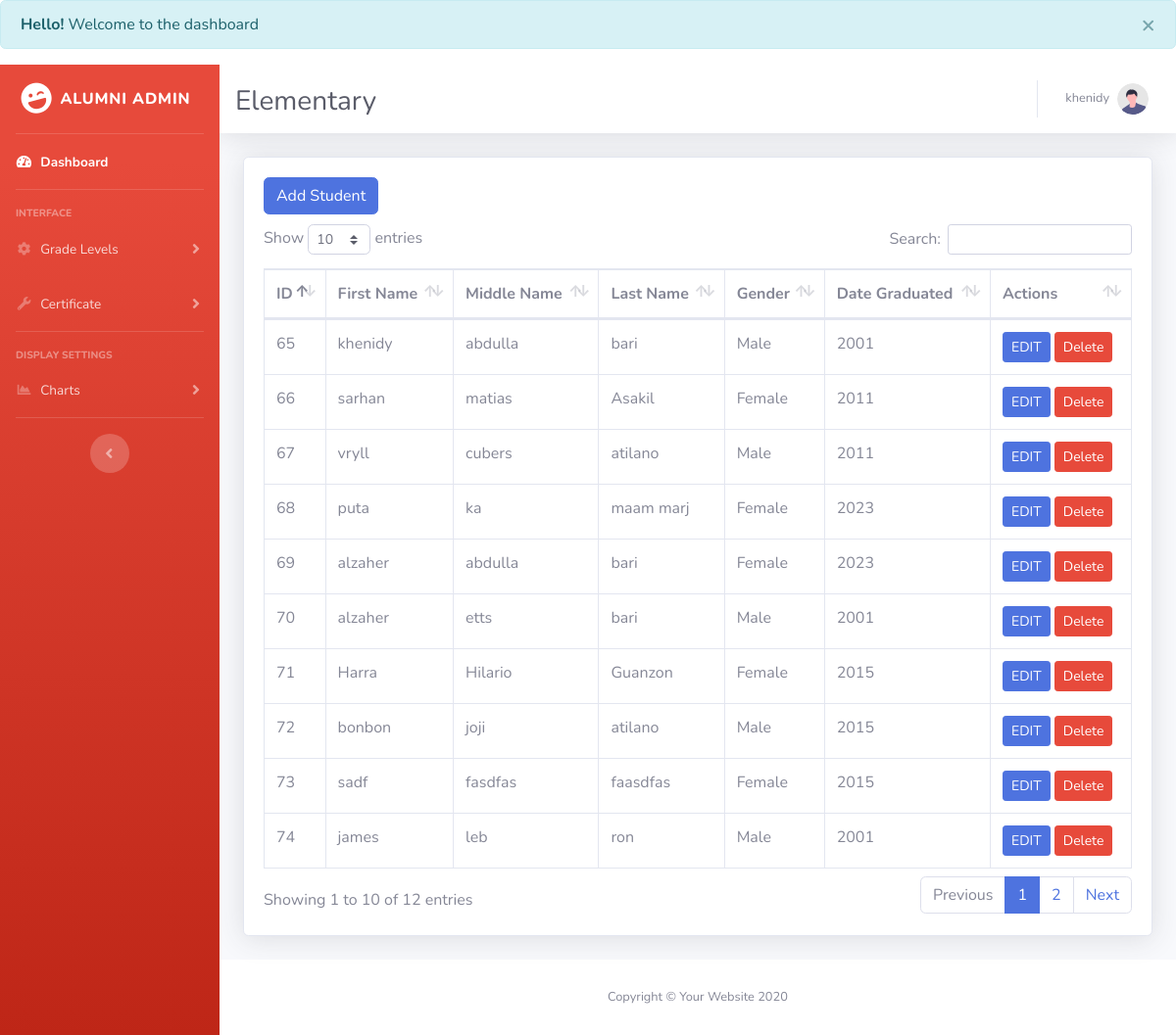
/board/elem.php (signed in), run on the app's committed database.
### tables this page shows
CREATE TABLE `elementary` (
  `id` int(11) NOT NULL,
  `name` varchar(225) NOT NULL,
  `middle` varchar(225) NOT NULL,
  `last` varchar(225) NOT NULL,
  `gender` varchar(225) NOT NULL,
  `dategraduated` int(11) NOT NULL
);

### board/elem.php (the view, shortened to what this page needs)
<!DOCTYPE html>
<html lang="en">
<link rel="stylesheet" href="https://cdn.jsdelivr.net/npm/bootstrap@4.0.0/dist/css/bootstrap.min.css">
<head>
    <?php
    include('message.php');
    ?>
    <link href="vendor/fontawesome-free/css/all.min.css" rel="stylesheet" type="text/css">
    <link href="css/sb-admin-2.min.css" rel="stylesheet">
    <link href="vendor/datatables/dataTables.bootstrap4.min.css" rel="stylesheet">
</head>
<body id="page-top">
    <div id="wrapper">
        <ul class="navbar-nav bg-gradient-danger sidebar sidebar-dark accordion" id="accordionSidebar">
            <a class="sidebar-brand d-flex align-items-center justify-content-center" href="index.html">
                <div class="sidebar-brand-icon rotate-n-15">
                    <i class="fas fa-laugh-wink"></i>
                </div>
                <div class="sidebar-brand-text mx-2"> Alumni Admin</div>
            </a>
            <hr class="sidebar-divider my-0">
            <li class="nav-item active">
                <a class="nav-link" href="index.php">
                    <i class="fas fa-fw fa-tachometer-alt"></i>
                    <span>Dashboard</span></a>
            </li>
            <hr class="sidebar-divider">
            <div class="sidebar-heading">
                Interface
            </div>
            <li class="nav-item">
                <a class="nav-link collapsed" href="#" data-toggle="collapse" data-target="#collapseTwo"
                    aria-expanded="true" aria-controls="collapseTwo">
                    <i class="fas fa-fw fa-cog"></i>
                    <span>Grade Levels</span>
                </a>
            </li>
            <li class="nav-item">
                <a class="nav-link collapsed" href="#" data-toggle="collapse" data-target="#collapseUtilities"
                    aria-expanded="true" aria-controls="collapseUtilities">
                    <i class="fas fa-fw fa-wrench"></i>
                    <span>Certificate</span>
                </a>
            </li>
            <hr class="sidebar-divider">
            <div class="sidebar-heading">
                Display Settings
            </div>
            <li class="nav-item">
                <a class="nav-link collapsed" href="#" data-toggle="collapse" data-target="#collapsechart"
                    aria-expanded="true" aria-controls="collapsechart">
                    <i class="fas fa-fw fa-chart-area"></i>
                    <span>Charts</span>
                </a>
            </li>
            <hr class="sidebar-divider d-none d-md-block">
<div class="text-center d-none d-md-inline">
    <button class="rounded-circle border-0" id="sidebarToggle"></button>
</div>
</ul>
        <div id="content-wrapper" class="d-flex flex-column">
            <div id="content">
                <nav class="navbar navbar-expand navbar-light bg-white topbar mb-4 static-top shadow">
                      <div class="d-sm-flex align-items-center justify-content-between mb-4" style = "padding-top: 30px;">
                        <h1 class="h3 mb-0 text-gray-800">Elementary</h1>
                    </div>
                    <ul class="navbar-nav ml-auto">
                        <?php if(isset($_SESSION['auth_user'])) : ?>
                        <li class="nav-item dropdown no-arrow">
                            <a class="nav-link dropdown-toggle" href="#" id="userDropdown" role="button"
                                data-toggle="dropdown" aria-haspopup="true" aria-expanded="false">
                                <span class="mr-2 d-none d-lg-inline text-gray-600 small"><?= $_SESSION['auth_user']['user_name']?></span>
                                <img class="img-profile rounded-circle"
                                    src="img/undraw_profile.svg">
                            </a>
                        </li>
                        <?php endif; ?>
                    </ul>
                </nav>
                <div class="container-fluid">
                    <?php
                    include('message.php');
                    ?>
                    <div class="card shadow mb-4">
                        <div class="card-body">
                            <div class="table-responsive">
                                <table class="table table-bordered" id="dataTable" width="100%" cellspacing="0">
                                <thead>
                  <tr>
                  <th>ID</th>
                  <th>First Name</th>
                  <th>Middle Name</th>
                  <th>Last Name</th>
                  <th>Gender</th>
                  <th>Date Graduated</th>
                   <th>Actions</th>
                   </tr>
                   </thead>
                   <a type="button" class="btn btn-primary" href="test.php">Add Student </a>
<div style="padding-top: 10px;">
</div>
      <?php
$servername = "localhost";
$username = "root";
$password = "";
$dbname = "alumni";
$conn = mysqli_connect($servername, $username, $password, $dbname);
					$sql = "SELECT * FROM elementary WHERE id = id";
          $result = $conn->query($sql);
          while($row= $result->fetch_assoc()){
            echo "
                    <tr>
                    <td>  $row[id] </td>
                     <td>  $row[name]  </td>
                      <td>  $row[middle]  </td>
                      <td>  $row[last]  </td>
                      <td>  $row[gender]  </td>
                      <td>  $row[dategraduated]  </td>
                       <td>
                       <div>
                       <button type='button' class='btn btn-primary btn-sm editbtn' data-toggle='modal'
                         data-target='#exampleModalCenter' data-id=' $row[id]' data-name=' $row[name] '
                         data-middle=' $row[middle] '
                         data-last=' $row[last] '
                         data-gender=' $row[gender] '>
                         EDIT
                       </button>
                       <form action='elemcode.php' method='POST' class = 'd-inline'>
                      <button type='submit' name='delete' value='$row[id]' class='btn btn-danger btn-sm'>Delete</button>
                      </form>
                          </div>
                      </td>
                       </tr>
                    ";
          }
          ?>
			  </table>
			  </body>
            <footer class="sticky-footer bg-white">
                <div class="container my-auto">
                    <div class="copyright text-center my-auto">
                        <span>Copyright &copy; Your Website 2020</span>
                    </div>
                </div>
            </footer>
</body>
</html>

### data on the page
elementary: id "65", name "khenidy", middle "abdulla", last "bari", gender "Male", dategraduated "2001"
elementary: id "66", name "sarhan", middle "matias", last "Asakil", gender "Female", dategraduated "2011"
elementary: id "67", name "vryll", middle "cubers", last "atilano", gender "Male", dategraduated "2011"
elementary: id "68", name "puta", middle "ka", last "maam marj", gender "Female", dategraduated "2023"
elementary: id "69", name "alzaher", middle "abdulla", last "bari", gender "Female", dategraduated "2023"
elementary: id "70", name "alzaher", middle "etts", last "bari", gender "Male", dategraduated "2001"
elementary: id "71", name "Harra", middle "Hilario", last "Guanzon", gender "Female", dategraduated "2015"
elementary: id "72", name "bonbon", middle "joji", last "atilano", gender "Male", dategraduated "2015"
elementary: id "73", name "sadf", middle "fasdfas", last "faasdfas", gender "Female", dategraduated "2015"
elementary: id "74", name "james", middle "leb", last "ron", gender "Male", dategraduated "2001"

### other printed values
$_SESSION['message'] "Welcome to the dashboard"
$_SESSION['auth_user']['user_name'] "khenidy"
